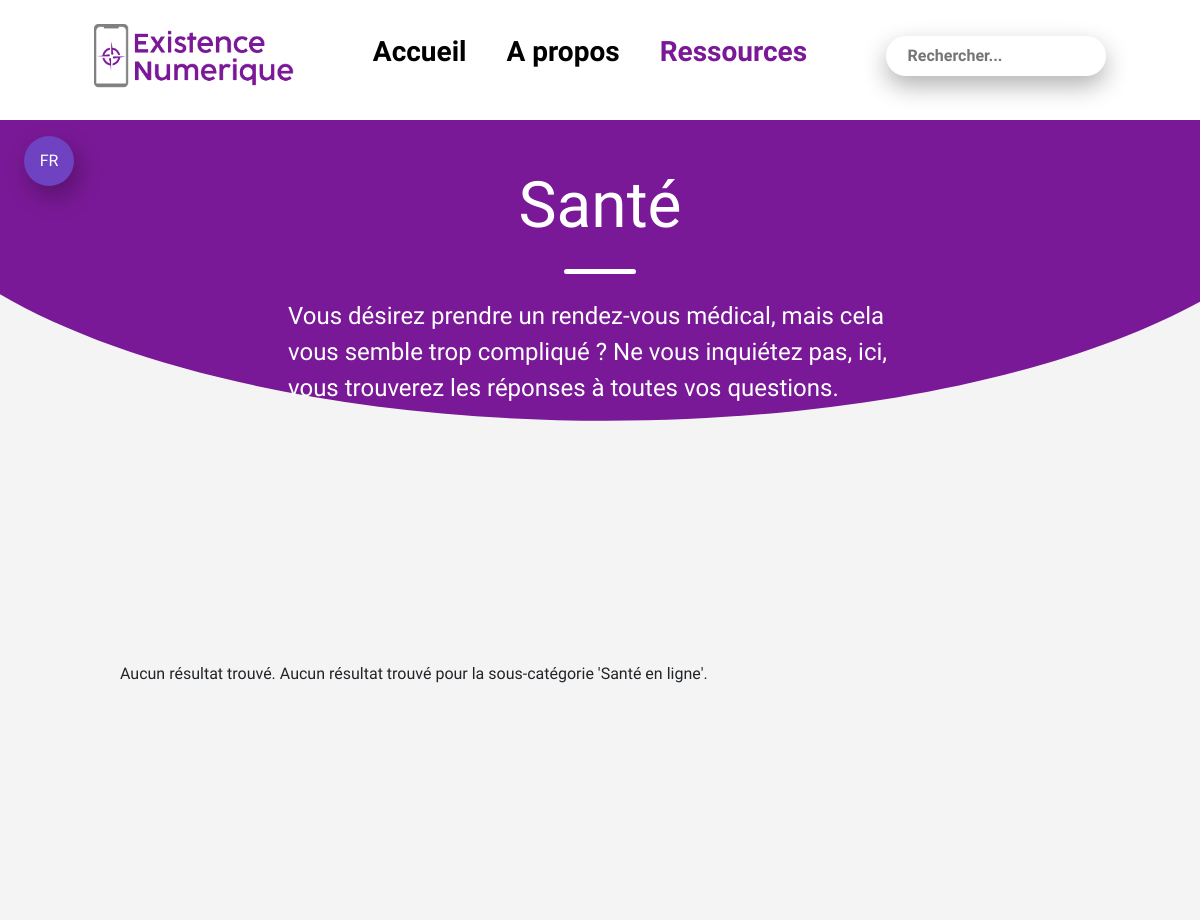
The app's page /categorie-sante.php (upper part), older data.
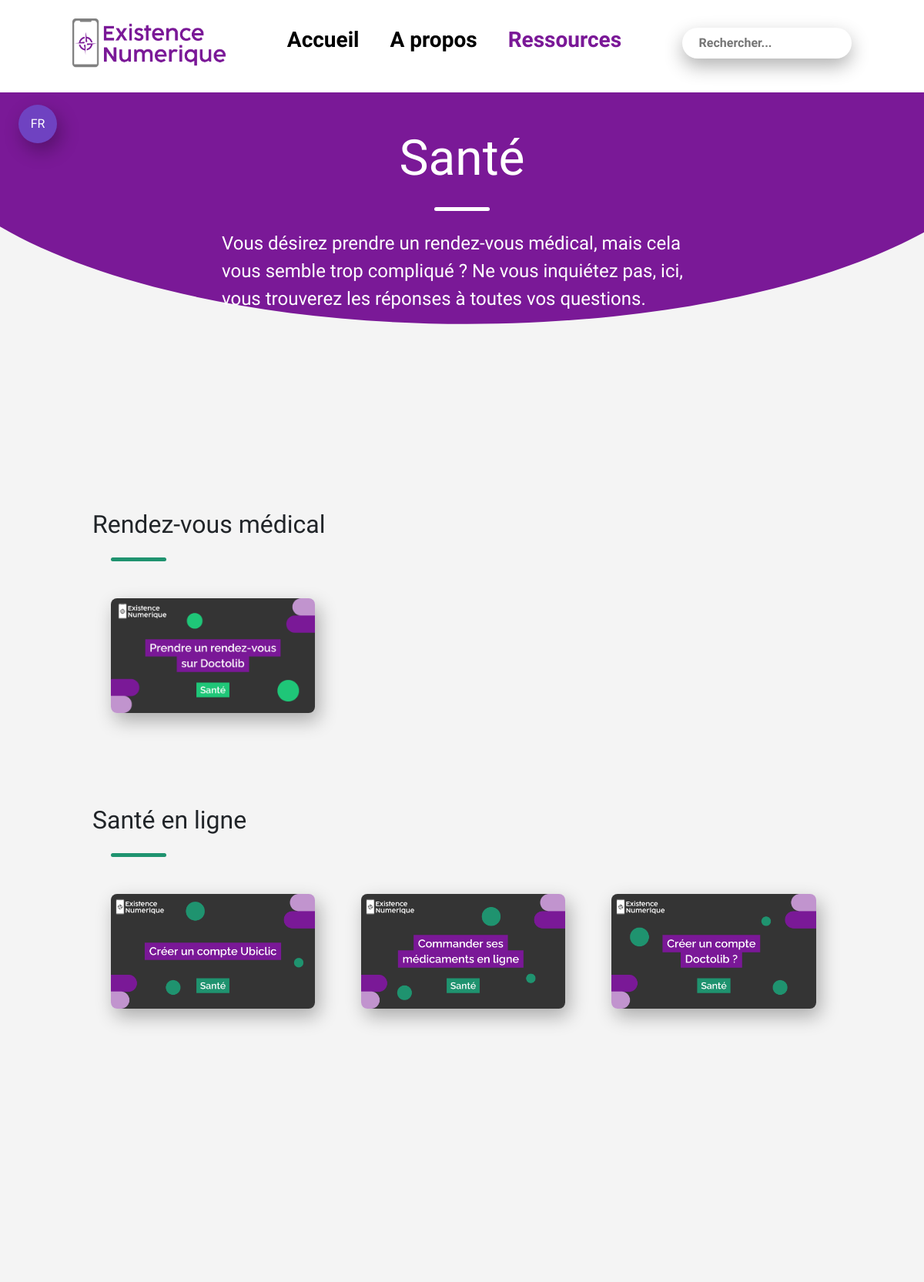
The same page, newer data.
### tables this page shows
CREATE TABLE `ressource` (
  `Id_ressource` int(11) NOT NULL,
  `Titre` varchar(100) NOT NULL,
  `Categorie` varchar(50) NOT NULL,
  `Sous_Categorie` varchar(255) NOT NULL,
  `Mot_cle` varchar(1500) NOT NULL,
  `Image` varchar(100) NOT NULL
);

### categorie-sante.php (the view, shortened to what this page needs)
<!DOCTYPE html>
<html lang="en">
<head>
    <link href="./assets/css/bootstrap.min.css" rel="stylesheet">
    <link rel="stylesheet" href="./assets/css/general.css">
    <link rel="stylesheet" href="./assets/css/categorie.css">
</head>
<body>
    <header id="desktop-header" class="desktop d-flex justify-content-evenly align-items-center bg-white fixed-top exclude-accessibility">
        <div class="logo d-flex justify-content-center align-items-center">
            <a href="index.php">
                <img id="logo_prin" class="img-fluid" src="./assets/images/logo/Logo_principal.png" alt="Logo principal du site existence numérique">
            </a>
        </div>
        <nav class="navbar navbar-expand-lg">
            <ul class="d-flex justify-content-center align-items-center">
                <li><a class="fs-3 menu__link fw-semibold" href="index.php" data-i18n="home">Accueil</a></li>
                <li><a class="fs-3 menu__link fw-semibold" href="about.html" data-i18n="about">A propos</a></li>
                <li><a class="active fs-3 menu__link fw-semibold" href="ressource.html" data-i18n="resources">Ressources</a></li>
            </ul>
        </nav>
        <form class="search exclude-accessibility" action="cible2.php" method="post">
            <input id="search-input" class="exclude-accessibility" name="mot" type="text" placeholder="Rechercher..." autocomplete="off" data-i18n="search_placeholder">
        </form>
    </header>
    <div class="language-selector exclude-accessibility">
        <button class="dropbtn exclude-accessibility" id="selected-lang">FR</button>
    </div>
    <section class="intro">
        <div class="arc-cercle">
            <svg data-name="Layer 1" xmlns="http://www.w3.org/2000/svg" viewBox="0 0 1200 120" preserveAspectRatio="none">
                <path d="M0,0V7.23C0,65.52,268.63,112.77,600,112.77S1200,65.52,1200,7.23V0Z" class="shape-fill exclude-accessibility BonW"></path>
            </svg>
        </div>
        <div class="intro-container d-flex flex-column align-items-center">
            <h1 class="exclude-accessibility text">Santé</h1>
            <div class="trait exclude-accessibility"></div>
            <p class="exclude-accessibility text">Vous désirez prendre un rendez-vous médical, mais cela vous semble trop compliqué ? Ne vous inquiétez pas, ici, vous trouverez les réponses à toutes vos questions.</p>
        </div>
    </section>
    <section class="tutoriels">
        <?php
        include 'connect_bdd.php';
        $sql = "SELECT * FROM ressource WHERE Categorie = 'Santé' AND Sous_Categorie = 'Rendez-vous médical' AND Image != ''";
        $result = $db->query($sql);
        if ($result->rowCount() > 0) {
            echo "<div class='rdv'>";
            echo "<h2>Rendez-vous médical</h2>";
            echo "<div class='trait-vert exclude-accessibility'></div>";
            echo "<div class='videos'>";
            while($row = $result->fetch(PDO::FETCH_ASSOC)) {
                echo "<div class='tuto image_wrapper'>";
                echo "<a href='ressource_type.php?Id_ressource=" . $row["Id_ressource"] . "'>";
                echo "<img src='" . $row["Image"] . "' alt='" . $row["Titre"] . "'>";
                echo "</a>";
                echo "</div>";
            }
            echo "</div>";
            echo "</div>";
        } else {
            echo "Aucun résultat trouvé.";
        }
        ?>
        <?php
        $sql_sante = "SELECT * FROM ressource WHERE Categorie = 'Santé' AND Sous_Categorie = 'Santé en ligne' AND Image !=' '";
        $result_sante = $db->query($sql_sante);
        if ($result_sante->rowCount() > 0) {
            echo "<div class='rdv'>";
            echo "<h2>Santé en ligne</h2>";
            echo "<div class='trait-vert exclude-accessibility'></div>";
            echo "<div class='videos'>";
            while ($row_sante = $result_sante->fetch(PDO::FETCH_ASSOC)) {
                echo "<div class='tuto image_wrapper'>";
                echo "<a href='ressource_type.php?Id_ressource=" . $row_sante["Id_ressource"] . "'>";
                echo "<img src='" . $row_sante["Image"] . "' alt='" . $row_sante["Titre"] . "'>";
                echo "</a>";
                echo "</div>";
            }
            echo "</div>";
            echo "</div>";
        } else {
            echo "Aucun résultat trouvé pour la sous-catégorie 'Santé en ligne'.";
        }
        ?>
    </section>
    <div class="quiz">
    </div>
    </body>
    </html>

Row changes from the older to the newer data that the page shows:
added ressource: Image (picture), shown under "Rendez-vous médical"
added ressource: Image (picture), shown under "Santé en ligne"
added ressource: Image (picture), shown under "Santé en ligne"
added ressource: Image (picture), shown under "Santé en ligne"
Text that changed along with them:
text no longer shown: "Aucun résultat trouvé. Aucun résultat trouvé pour la sous-catégorie 'Santé en ligne'."
text now shown: "Rendez-vous médical Santé en ligne"
